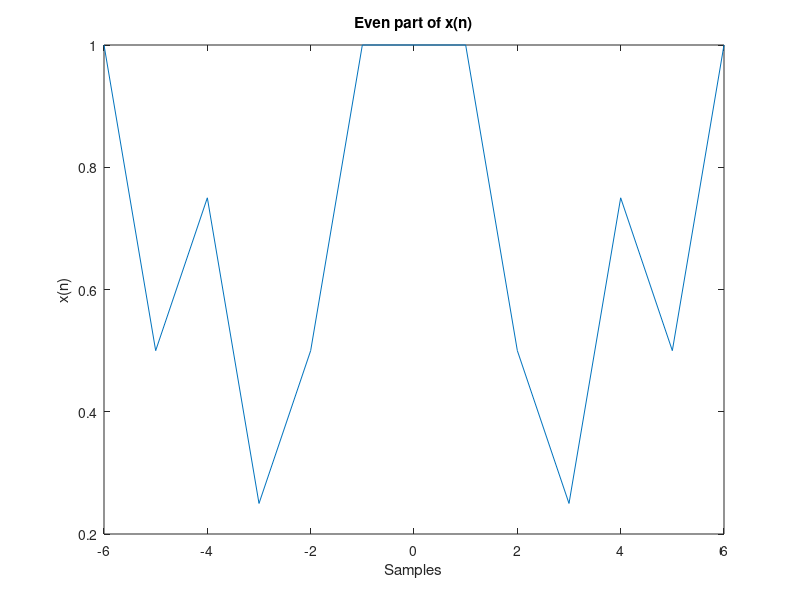
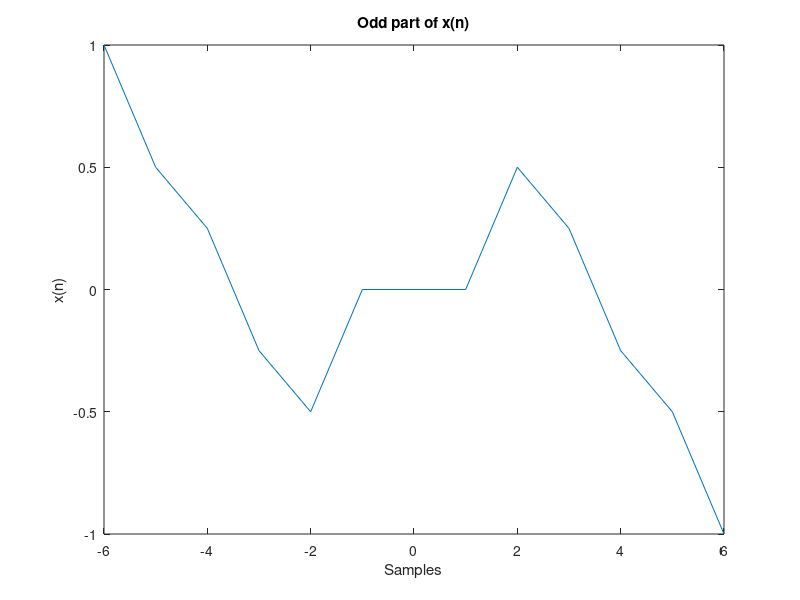
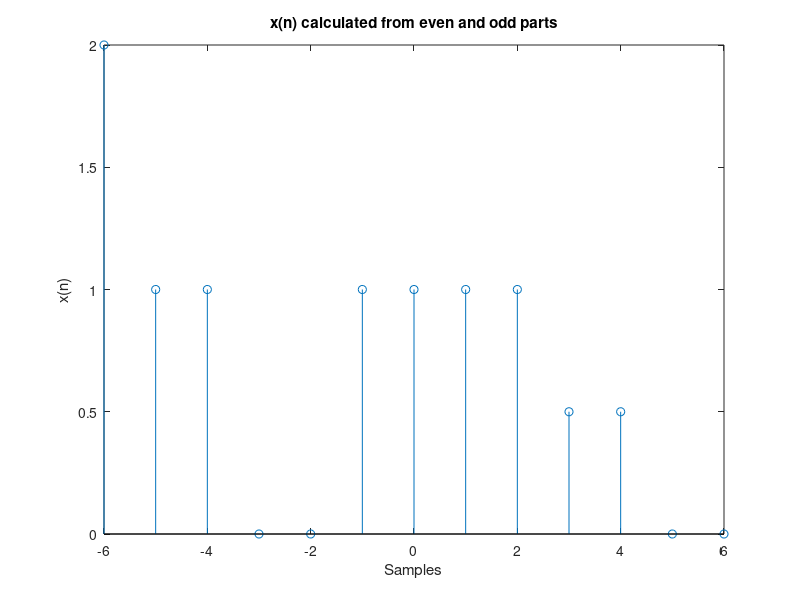

Write MATLAB code to recreate these figures, in order.
%!-------------------------------------------------------------------------------------------------
%! DSP HW2 #3
%!  - Plot even and odd parts of x[n] then show x_even + x_odd = x
%!-------------------------------------------------------------------------------------------------

% Enviorment
close all; clear;
n = -6:6;
x = [2, 1, 1, 0, 0, 1, 1, 1, 1, .5, .5, 0, 0];

% Calculate and plot even part of x(n)
% x_even = .5[x(n) + x(-n)]
x_even = .5 .* (x + flip(x));

% Calculate and plot odd part of x(n)
% x_odd = .5[x(n) - x(-n)]
x_odd = .5 .* (x - flip(x));

% Plot even and odd singals
figure(1);
plot(n, x_even)
xlabel('Samples')
ylabel('x(n)')
title('Even part of x(n)')
figure(2)
plot(n, x_odd)
xlabel('Samples')
ylabel('x(n)')
title('Odd part of x(n)')

% Calculate x(n) from even and odd
x_calc = x_even + x_odd;

% Plot x(n) calculated from even and odd parts
figure(3);
stem(n, x_calc)
xlabel('Samples')
ylabel('x(n)')
title('x(n) calculated from even and odd parts')
